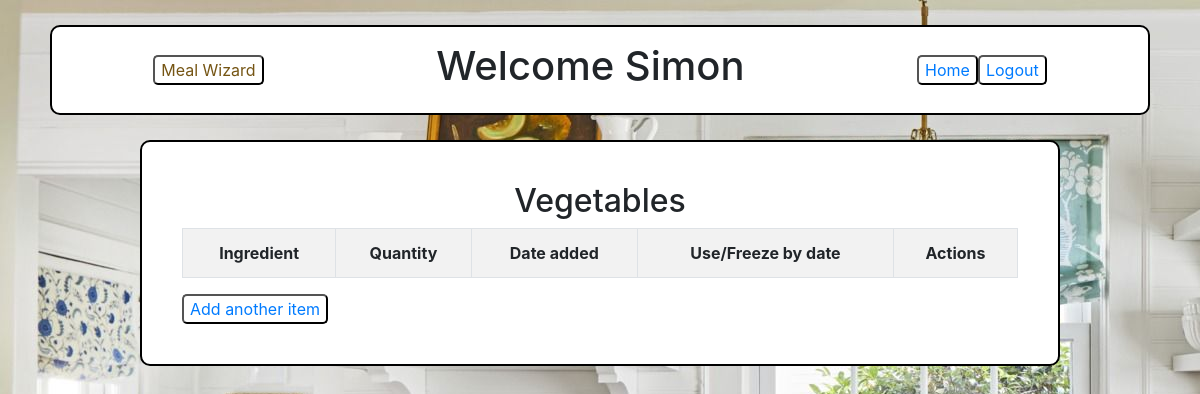
The page /view_all/3 (signed in) on the database as committed earlier.
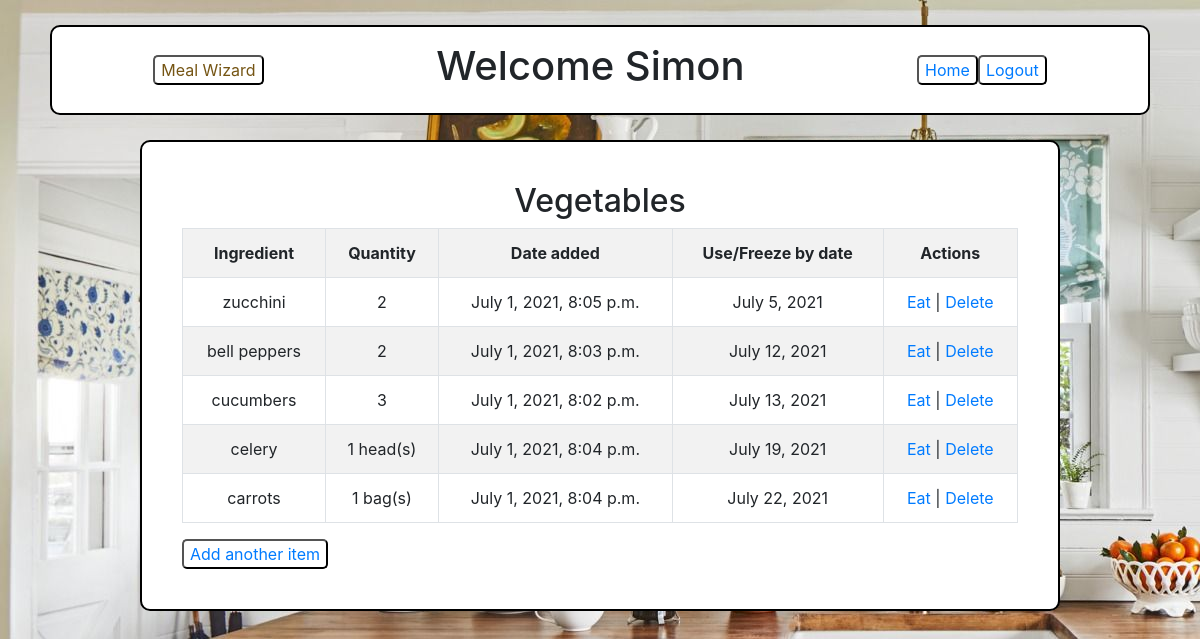
The same page on the database as committed later.
### main_app/models.py (models this page shows)
class Ingredient(models.Model):
    name = models.CharField(max_length=100)
    quantity = models.IntegerField()
    unit = models.CharField(max_length=25, null = True)
    expiration = models.DateField(null = True)
    category = models.ForeignKey("Category", related_name = "ingredients", on_delete = models.CASCADE)
    chef = models.ForeignKey("User", related_name = "ingredients", null = True, on_delete = models.CASCADE)
    created_at=models.DateTimeField(auto_now_add=True)
    updated_at=models.DateTimeField(auto_now=True)

### main_app/views.py (the view)
# urls.py: path('view_all/<int:num>', views.view_all),
def view_all(request, num):
    if 'uuid' not in request.session:
        return redirect("/")
    this_category = Category.objects.get(id = num)
    ingredients_in_category = Ingredient.objects.all().filter(category = this_category).order_by("expiration")
    context = {
        "category": Category.objects.get(id = num),
        "ingredients" : ingredients_in_category,
        'user': User.objects.get(id = request.session['uuid']),
    }
    return render(request, "view_all.html", context)

### main_app/templates/view_all.html (shortened to what this page needs)
<!DOCTYPE html>
<html lang="en">
<head>
    <link rel="stylesheet" href="https://maxcdn.bootstrapcdn.com/bootstrap/4.0.0/css/bootstrap.min.css">
    {% load static %}
    <link rel="stylesheet" href="{% static 'style.css' %}" />
</head>
<body>
    <header>
        <button
            onclick="location.href='/meal_wizard'"
            role="link"
            data-href="/"
        >
            Meal Wizard
        </button>
        <h1>Welcome {{ user.first_name }}</h1>
        <span><button><a href="/home">Home</a></button><button><a href="/logout">Logout</a></button></span>
    </header>
    <main class="tableArea">
        <h2 class="centered">{{ category.name }}</h2>
            <table class=" table-curved table-striped table table-bordered centered table-md ">
                <tr>
                    <th>Ingredient</th>
                    <th>Quantity</th>
                    <th>Date added</th>
                    <th>Use/Freeze by date</th>
                    <th>Actions</th>
                </tr>
                {% for ingredient in ingredients %}
                    {% if ingredient.chef == user %}
                    <tr>
                        <td>{{ingredient.name}}</td>
                        <td>{{ingredient.quantity}} {{ingredient.unit}}</td>
                        <td>{{ingredient.created_at}}</td>
                        <td>{{ingredient.expiration}}</td>
                        <td><a href="/make_dinner/{{ ingredient.id }}">Eat</a> | <a href="/delete/{{ ingredient.id }}">Delete</a></td>
                    </tr>
                    {%endif%}
                {%endfor%}
            </table>
            <button ><a href="/ingredient_add/{{ category.id }}">Add another item</a></button>
    </main>
</body>
</html>

Rows that differ between the two databases and show on the page:
added Ingredient: name "zucchini", quantity "2", created_at "July 1, 2021, 8:05 p.m.", expiration "July 5, 2021"
added Ingredient: name "bell peppers", quantity "2", created_at "July 1, 2021, 8:03 p.m.", expiration "July 12, 2021"
added Ingredient: name "cucumbers", quantity "3", created_at "July 1, 2021, 8:02 p.m.", expiration "July 13, 2021"
added Ingredient: name "celery", quantity "1", unit "head(s)", created_at "July 1, 2021, 8:04 p.m.", expiration "July 19, 2021"
added Ingredient: name "carrots", quantity "1", unit "bag(s)", created_at "July 1, 2021, 8:04 p.m.", expiration "July 22, 2021"
